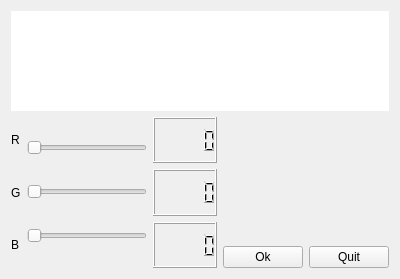
<?xml version="1.0" encoding="UTF-8"?>
<ui version="4.0">
 <class>myForm</class>
 <widget class="QWidget" name="myForm">
  <property name="geometry">
   <rect>
    <x>0</x>
    <y>0</y>
    <width>400</width>
    <height>279</height>
   </rect>
  </property>
  <property name="windowTitle">
   <string>Form</string>
  </property>
  <layout class="QVBoxLayout" name="verticalLayout_5">
   <item>
    <widget class="MyLabel" name="label">
     <property name="minimumSize">
      <size>
       <width>0</width>
       <height>100</height>
      </size>
     </property>
     <property name="styleSheet">
      <string notr="true">background-color: #fff</string>
     </property>
     <property name="text">
      <string/>
     </property>
    </widget>
   </item>
   <item>
    <layout class="QHBoxLayout" name="horizontalLayout_3">
     <item>
      <layout class="QHBoxLayout" name="horizontalLayout">
       <item>
        <layout class="QVBoxLayout" name="verticalLayout">
         <item>
          <widget class="QLabel" name="label_2">
           <property name="text">
            <string>R</string>
           </property>
          </widget>
         </item>
         <item>
          <widget class="QLabel" name="label_3">
           <property name="text">
            <string>G</string>
           </property>
          </widget>
         </item>
         <item>
          <widget class="QLabel" name="label_4">
           <property name="text">
            <string>B</string>
           </property>
          </widget>
         </item>
        </layout>
       </item>
       <item>
        <layout class="QVBoxLayout" name="verticalLayout_2">
         <item>
          <widget class="QSlider" name="horizontalSlider">
           <property name="minimumSize">
            <size>
             <width>50</width>
             <height>0</height>
            </size>
           </property>
           <property name="maximum">
            <number>255</number>
           </property>
           <property name="orientation">
            <enum>Qt::Horizontal</enum>
           </property>
          </widget>
         </item>
         <item>
          <widget class="QSlider" name="horizontalSlider_2">
           <property name="minimumSize">
            <size>
             <width>50</width>
             <height>0</height>
            </size>
           </property>
           <property name="maximum">
            <number>255</number>
           </property>
           <property name="orientation">
            <enum>Qt::Horizontal</enum>
           </property>
          </widget>
         </item>
         <item>
          <widget class="QSlider" name="horizontalSlider_3">
           <property name="minimumSize">
            <size>
             <width>50</width>
             <height>0</height>
            </size>
           </property>
           <property name="maximum">
            <number>255</number>
           </property>
           <property name="orientation">
            <enum>Qt::Horizontal</enum>
           </property>
          </widget>
         </item>
        </layout>
       </item>
       <item>
        <layout class="QVBoxLayout" name="verticalLayout_3">
         <item>
          <widget class="QLCDNumber" name="lcdNumber"/>
         </item>
         <item>
          <widget class="QLCDNumber" name="lcdNumber_2"/>
         </item>
         <item>
          <widget class="QLCDNumber" name="lcdNumber_3"/>
         </item>
        </layout>
       </item>
      </layout>
     </item>
     <item>
      <layout class="QVBoxLayout" name="verticalLayout_4">
       <item>
        <spacer name="verticalSpacer">
         <property name="orientation">
          <enum>Qt::Vertical</enum>
         </property>
         <property name="sizeHint" stdset="0">
          <size>
           <width>20</width>
           <height>40</height>
          </size>
         </property>
        </spacer>
       </item>
       <item>
        <layout class="QHBoxLayout" name="horizontalLayout_2">
         <item>
          <widget class="QPushButton" name="pushButton">
           <property name="text">
            <string>Ok</string>
           </property>
          </widget>
         </item>
         <item>
          <widget class="QPushButton" name="pushButton_2">
           <property name="text">
            <string>Quit</string>
           </property>
          </widget>
         </item>
        </layout>
       </item>
      </layout>
     </item>
    </layout>
   </item>
  </layout>
 </widget>
 <customwidgets>
  <customwidget>
   <class>MyLabel</class>
   <extends>QLabel</extends>
   <header>MyLabel.h</header>
   <slots>
    <slot>setR(int)</slot>
    <slot>setG(int)</slot>
    <slot>setB(int)</slot>
    <slot>setColor()</slot>
   </slots>
  </customwidget>
 </customwidgets>
 <resources/>
 <connections>
  <connection>
   <sender>horizontalSlider</sender>
   <signal>valueChanged(int)</signal>
   <receiver>lcdNumber</receiver>
   <slot>display(int)</slot>
   <hints>
    <hint type="sourcelabel">
     <x>100</x>
     <y>147</y>
    </hint>
    <hint type="destinationlabel">
     <x>183</x>
     <y>133</y>
    </hint>
   </hints>
  </connection>
  <connection>
   <sender>horizontalSlider_2</sender>
   <signal>valueChanged(int)</signal>
   <receiver>lcdNumber_2</receiver>
   <slot>display(int)</slot>
   <hints>
    <hint type="sourcelabel">
     <x>98</x>
     <y>197</y>
    </hint>
    <hint type="destinationlabel">
     <x>183</x>
     <y>201</y>
    </hint>
   </hints>
  </connection>
  <connection>
   <sender>horizontalSlider_3</sender>
   <signal>valueChanged(int)</signal>
   <receiver>lcdNumber_3</receiver>
   <slot>display(int)</slot>
   <hints>
    <hint type="sourcelabel">
     <x>99</x>
     <y>229</y>
    </hint>
    <hint type="destinationlabel">
     <x>159</x>
     <y>231</y>
    </hint>
   </hints>
  </connection>
  <connection>
   <sender>pushButton_2</sender>
   <signal>pressed()</signal>
   <receiver>myForm</receiver>
   <slot>close()</slot>
   <hints>
    <hint type="sourcelabel">
     <x>338</x>
     <y>256</y>
    </hint>
    <hint type="destinationlabel">
     <x>56</x>
     <y>111</y>
    </hint>
   </hints>
  </connection>
  <connection>
   <sender>horizontalSlider</sender>
   <signal>valueChanged(int)</signal>
   <receiver>label</receiver>
   <slot>setR(int)</slot>
   <hints>
    <hint type="sourcelabel">
     <x>57</x>
     <y>147</y>
    </hint>
    <hint type="destinationlabel">
     <x>112</x>
     <y>35</y>
    </hint>
   </hints>
  </connection>
  <connection>
   <sender>horizontalSlider_2</sender>
   <signal>valueChanged(int)</signal>
   <receiver>label</receiver>
   <slot>setG(int)</slot>
   <hints>
    <hint type="sourcelabel">
     <x>65</x>
     <y>190</y>
    </hint>
    <hint type="destinationlabel">
     <x>69</x>
     <y>59</y>
    </hint>
   </hints>
  </connection>
  <connection>
   <sender>horizontalSlider_3</sender>
   <signal>valueChanged(int)</signal>
   <receiver>label</receiver>
   <slot>setB(int)</slot>
   <hints>
    <hint type="sourcelabel">
     <x>37</x>
     <y>234</y>
    </hint>
    <hint type="destinationlabel">
     <x>47</x>
     <y>49</y>
    </hint>
   </hints>
  </connection>
  <connection>
   <sender>pushButton</sender>
   <signal>pressed()</signal>
   <receiver>label</receiver>
   <slot>setColor()</slot>
   <hints>
    <hint type="sourcelabel">
     <x>285</x>
     <y>258</y>
    </hint>
    <hint type="destinationlabel">
     <x>276</x>
     <y>59</y>
    </hint>
   </hints>
  </connection>
 </connections>
</ui>
